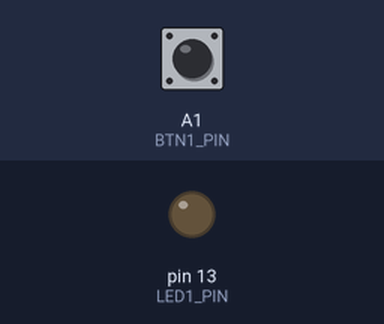
Bench run of a sketch on a simulated Arduino Uno, built with avr-gcc and run on an emulated ATmega328P. Parts: output pins drawn as LEDs (lit = HIGH). The inputs (shaded band) are chosen by the test bench; at power-on: A1 (BTN1_PIN) LOW.

Above: at 1.2 s.
1.3 s: A1 (BTN1_PIN) pulled HIGH for 0.15 s
At 1.37 s:
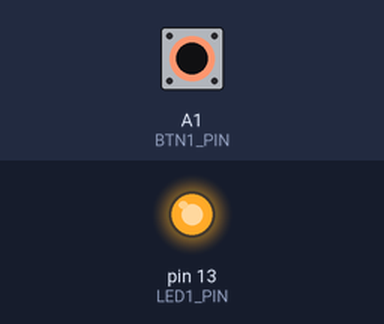
2.9 s: A1 (BTN1_PIN) pulled HIGH for 3.2 s
At 7.2 s:
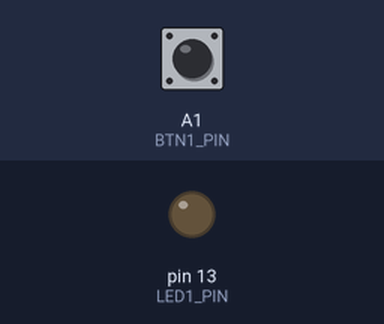
Timing chart, 0 to 8.7 s (numbered marks = the images above; inputs shaded):
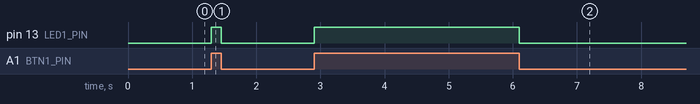

The sketch:

ex_1_5_1.ino
```cpp
/* *******************************
* Exercise 1.5.1 : Digital input
********************************** */

// Define pin mapping
//  - no memory used for defines (C preprocessor)
//  - always useful since we only check pinout once
#define LED1_PIN  13
#define BTN1_PIN  A1
#define LED_ON    LOW
#define LED_OFF   HIGH

// Declare components used
int led     = LED1_PIN;
int button  = BTN1_PIN;

// Executed once to set pins, variables, ...
void setup() {
  // Set inputs
    pinMode(button, INPUT);

  // Set outputs
    pinMode(led, OUTPUT);

  // Initiatilze led
    digitalWrite(led, LED_OFF);
}

// Executed over and over (infinite loop)
void loop() {
  /* Standard coding */
  digitalWrite(led, digitalRead(button));
  // Plug/Unplug J2 to enable/disable on-board pull-up resistance
}
```

Measured:
- after the input at 1.3 s, pin 13 (LED1_PIN): LOW → HIGH at once, → LOW 0.15 s later
- after the input at 2.9 s, pin 13 (LED1_PIN): LOW → HIGH at once, → LOW 3.2 s later
